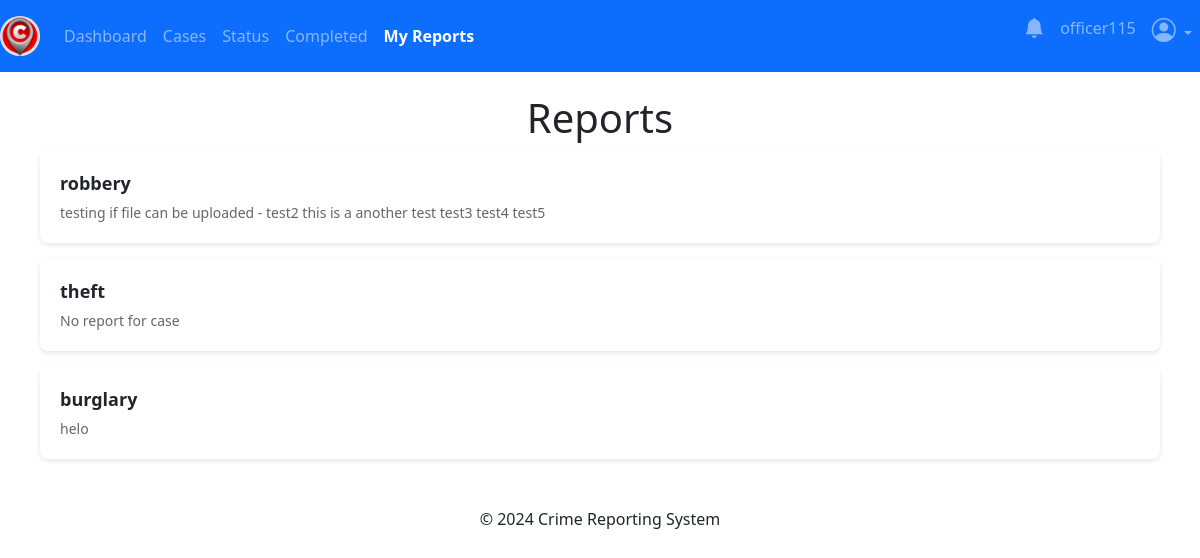
The page /officer/officer-reports (signed in) on the database its author committed.
### app/officers/models.py (models this page shows, shortened)
class CaseReport(db.Model, UserMixin):
    report_id = db.Column(db.Integer, primary_key=True)
    crime_type = db.Column(db.String(120), nullable=False)
    location = db.Column(db.String(40), nullable=False)
    phone_number = db.Column(db.String(10))
    date = db.Column(db.String(10), nullable=False)
    time = db.Column(db.String(10), nullable=False)
    description = db.Column(db.Text, nullable=False)
    evidence = db.Column(db.Text, nullable=False)
    urgency = db.Column(db.String(10), nullable=False)
    deadline = db.Column(db.String(20), nullable=True)
    status = db.Column(db.String(50), nullable=True)
    reports = db.Column(db.Text, nullable=True)
    media = db.Column(db.Text, nullable=True)
    filename = db.Column(db.Text, nullable=True)
    mimetype = db.Column(db.Text, nullable=True)
    created_at = db.Column(db.DateTime(timezone=True), default=current_time())
    assigned_at = db.Column(db.DateTime(timezone=True), default=current_time())
    assigned_officer_id = db.Column(db.Integer, db.ForeignKey('officers.officer_id'))
    assigned_officer = db.relationship('Officers', back_populates='assignments')

### app/officers/routes.py (the view)
@officers.route('/officer/officer-reports')
@officer_required
def officerReports():
    officer_id = session['officer_id']
    try:
        my_reports = CaseReport.query.filter_by(assigned_officer_id=officer_id).all()
        for report in my_reports:
            if report.reports is None:
                report.plain_text = "No report for case"
            else:
                report.plain_text = BeautifulSoup(report.reports, "html.parser").get_text()
    except Exception as e:
        current_app.logger.error(f"Database error: {str(e)}")
        flash("An error occurred while fetching the case report details. Please try again later.", "danger")
        return redirect(url_for('officers.officerReports'))
    return render_template('officer/officer-reports.html', my_reports=my_reports)

### app/officers/routes.py (called while the page is built)
def officer_required(f):
    @wraps(f)
    def decorated_function(*args, **kwargs):
        if not session.get('officer_id'):
            flash('You need to be logged in as an officer to access the page.', 'danger')
            return redirect(url_for('officers.officerLogin'))
        return f(*args, **kwargs)
    return decorated_function

### app/templates/officer/officer-reports.html (shortened to what this page needs)
{% extends 'officer/master.html' %} {% block content %}
<!DOCTYPE html>
<html lang="en">
  <head>
  </head>
  <body>
    <h1>Reports</h1>
    {% if my_reports %} {% for myreports in my_reports %}
    <div class="notification-container">
      <div
        class="notification-card"
        style="cursor: pointer"
        data-bs-toggle="modal"
        data-bs-target="#reportModal{{ myreports.report_id }}"
      >
        <div class="notification-title">{{ myreports.crime_type }}</div>
        <div class="notification-description">{{ myreports.plain_text }}</div>
      </div>
    </div>
    {% endfor %} {% else %}
    <h3 style="text-align: center">
      <i class="bi bi-envelope-x-fill h2"></i> You have no reports.
    </h3>
    {% endif %}
  </body>
</html>
{% endblock content %}

### app/templates/officer/master.html (style rules this page uses)
html, body { height: 100%; width: 100%; padding-top: 30px; background-color: #ffffff; }

### app/templates/officer/officer-reports.html (style rules this page uses)
body { margin: 0; padding: 40px; }
.notification-container { max-width: 100%; margin: 0 auto; padding: 20; }
.notification-card { background-color: white; border-radius: 8px; box-shadow: 0 2px 5px rgba(0, 0, 0, 0.1); margin-bottom: 15px; overflow: hidden; transition: box-shadow 0.3s ease; padding: 20px; }
.notification-title { font-size: 18px; font-weight: bold; margin-bottom: 5px; }
.notification-description { font-size: 14px; color: #666; }
h1 { text-align: center; }

### rows shown on the page
CaseReport: crime_type "robbery", plain_text "testing if file can be uploaded - test2 this is a another test test3 test4 test5"
CaseReport: crime_type "theft", plain_text "No report for case"
CaseReport: crime_type "burglary", plain_text "helo"

### other values the page prints
{{ session.get('officer_username') }} "officer115"
